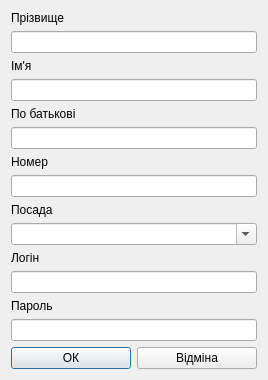
<?xml version="1.0" encoding="UTF-8"?>
<ui version="4.0">
 <class>EditWorkerDialog</class>
 <widget class="QDialog" name="EditWorkerDialog">
  <property name="geometry">
   <rect>
    <x>0</x>
    <y>0</y>
    <width>266</width>
    <height>370</height>
   </rect>
  </property>
  <property name="windowTitle">
   <string>Редагування працівника</string>
  </property>
  <property name="windowIcon">
   <iconset resource="icons.qrc">
    <normaloff>:/icons/icons/edit.ico</normaloff>:/icons/icons/edit.ico</iconset>
  </property>
  <layout class="QGridLayout" name="gridLayout">
   <item row="0" column="0">
    <widget class="QLabel" name="surnamelabel">
     <property name="text">
      <string>Прізвище</string>
     </property>
    </widget>
   </item>
   <item row="1" column="0">
    <widget class="QLineEdit" name="surnameEdit"/>
   </item>
   <item row="2" column="0">
    <widget class="QLabel" name="nameLabel">
     <property name="text">
      <string>Ім'я</string>
     </property>
    </widget>
   </item>
   <item row="3" column="0">
    <widget class="QLineEdit" name="nameEdit"/>
   </item>
   <item row="4" column="0">
    <widget class="QLabel" name="patronymicLabel">
     <property name="text">
      <string>По батькові</string>
     </property>
    </widget>
   </item>
   <item row="5" column="0">
    <widget class="QLineEdit" name="patronymicEdit"/>
   </item>
   <item row="6" column="0">
    <widget class="QLabel" name="phoneLabel">
     <property name="text">
      <string>Номер</string>
     </property>
    </widget>
   </item>
   <item row="7" column="0">
    <widget class="QLineEdit" name="phoneEdit"/>
   </item>
   <item row="8" column="0">
    <widget class="QLabel" name="positionLabel">
     <property name="text">
      <string>Посада</string>
     </property>
    </widget>
   </item>
   <item row="9" column="0">
    <widget class="QComboBox" name="positionCombo">
     <property name="editable">
      <bool>true</bool>
     </property>
    </widget>
   </item>
   <item row="10" column="0">
    <widget class="QLabel" name="loginLabel">
     <property name="text">
      <string>Логін</string>
     </property>
    </widget>
   </item>
   <item row="11" column="0">
    <widget class="QLineEdit" name="loginEdit"/>
   </item>
   <item row="12" column="0">
    <widget class="QLabel" name="passwordLabel">
     <property name="text">
      <string>Пароль</string>
     </property>
    </widget>
   </item>
   <item row="13" column="0">
    <widget class="QLineEdit" name="passwordEdit">
     <property name="echoMode">
      <enum>QLineEdit::Password</enum>
     </property>
    </widget>
   </item>
   <item row="14" column="0">
    <layout class="QHBoxLayout" name="horizontalLayout">
     <item>
      <widget class="QPushButton" name="OKButton">
       <property name="minimumSize">
        <size>
         <width>120</width>
         <height>0</height>
        </size>
       </property>
       <property name="maximumSize">
        <size>
         <width>120</width>
         <height>16777215</height>
        </size>
       </property>
       <property name="text">
        <string>ОК</string>
       </property>
      </widget>
     </item>
     <item>
      <widget class="QPushButton" name="cancelButton">
       <property name="minimumSize">
        <size>
         <width>120</width>
         <height>0</height>
        </size>
       </property>
       <property name="maximumSize">
        <size>
         <width>120</width>
         <height>16777215</height>
        </size>
       </property>
       <property name="text">
        <string>Відміна</string>
       </property>
      </widget>
     </item>
    </layout>
   </item>
  </layout>
 </widget>
 <resources>
  <include location="icons.qrc"/>
 </resources>
 <connections/>
</ui>
